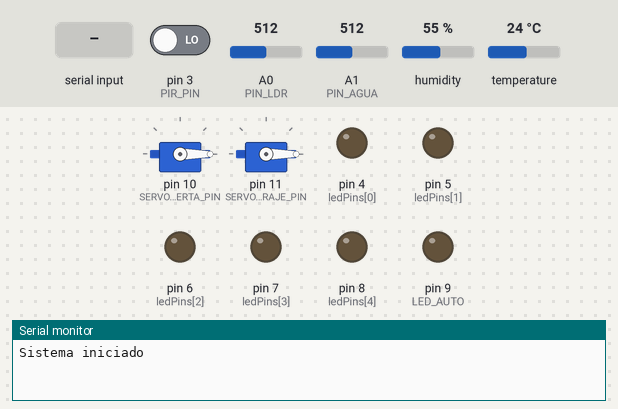
Recording of a sketch running on a simulated Arduino Mega 2560, built with avr-gcc and run on an emulated ATmega2560. Parts: 2 × servo, output pins drawn as LEDs (lit = HIGH), the last lines printed to the serial monitor. The test bench sets the inputs (shaded band); at power-on: A0 (PIN_LDR) = 512, pin 3 (PIR_PIN) LOW, A1 (PIN_AGUA) = 512, humidity 55 %, temperature 24 °C.

Above: at 1.2 s.
1.3 s: A0 (PIN_LDR) set to 376
3.5 s: A0 (PIN_LDR) set to 346
At 4.7 s:
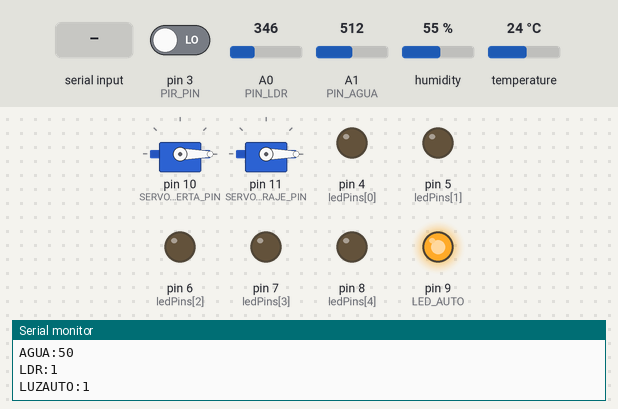
5.5 s: "L,3,1\n" received over the second serial link
At 5.8 s:
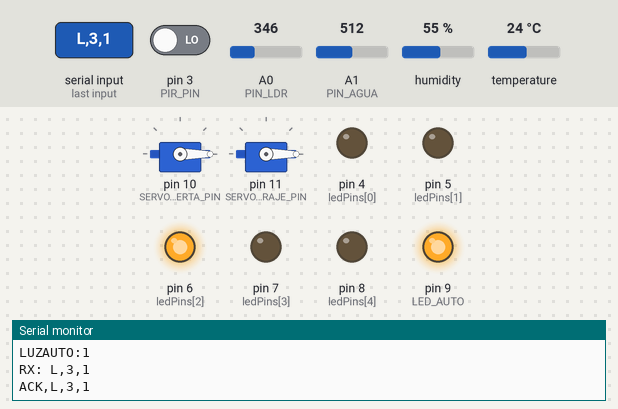
7.0 s: "AUTO,\n" received over the second serial link
At 7.4 s:
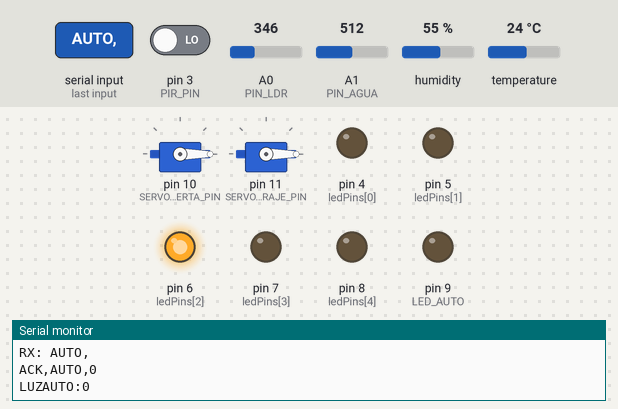
11.5 s: pin 3 (PIR_PIN) driven HIGH
At 12.8 s:
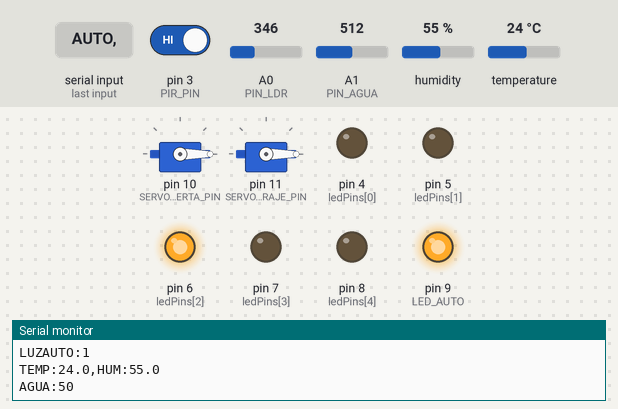
Timing chart, 0 to 14.0 s (numbered marks = the images above; inputs shaded):
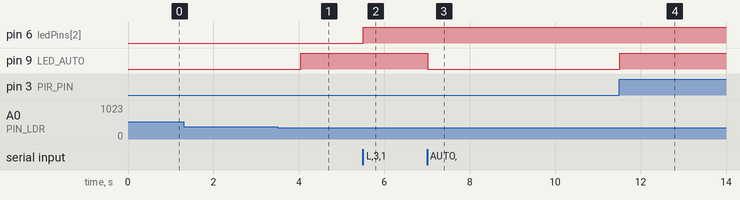

Measured:
- the behaviour switches between 360 and 359 on A0 (PIN_LDR) (found by bisection; images 0 and 1)
- after the input at 3.5 s, pin 9 (LED_AUTO): LOW → HIGH after 0.54 s
- after the input at 5.5 s, pin 6 (ledPins[2]): LOW → HIGH at once
- after the input at 7.0 s, pin 9 (LED_AUTO): HIGH → LOW at once
- after the input at 11.5 s, pin 9 (LED_AUTO): LOW → HIGH at once

The sketch:

casa_domotica.ino
```cpp
/*
 * casa_domotica.ino  -  Firmware COMPLETO de la casa domotica.
 *
 * Arduino MEGA 2560 + HC-05/06 (Serial1) + DHT22 + PIR + nivel de agua +
 * LDR + 5 LEDs manuales + 1 LED automatico + 2 servos (puerta y garaje).
 *
 * ---------------------------------------------------------------------------
 * PROTOCOLO
 * ---------------------------------------------------------------------------
 * App -> Arduino (cada comando termina en '\n'):
 *   L,<n>,<0|1>      LED manual n (1..5). Ej: "L,3,1" enciende el LED 3.
 *   P,<p>,<0|1>      Servo p (1=puerta principal, 2=garaje). 1=abrir, 0=cerrar.
 *   AUTO,<0|1>       Activa (1) / desactiva (0) el modo automatico del LDR.
 *   PING             El Arduino responde "PONG" (prueba de enlace).
 *
 * Arduino -> App (una linea por mensaje):
 *   TEMP:28.5,HUM:44.4     Telemetria DHT22 (cada 2 s).
 *   AGUA:72                Nivel de agua en % (cada 2 s).
 *   AGUA_ALERTA:1 / :0     Cruce del umbral de desbordamiento.
 *   PIR:1 / :0             Movimiento detectado / ceso.
 *   LDR:1 / :0             Poca luz (1) / luz suficiente (0).
 *   LUZAUTO:1 / :0         Estado del LED automatico del ultimo piso.
 *   ACK,L,3,1              Confirmacion de un comando aplicado.
 *
 * ---------------------------------------------------------------------------
 * CONEXIONES (ver tambien docs/CONEXIONES.md)
 * ---------------------------------------------------------------------------
 *   HC-05  TXD -> MEGA RX1 (pin 19)   [directo]
 *   HC-05  RXD -> MEGA TX1 (pin 18)   [con divisor 1k/2k -> 3.3V]
 *   HC-05  VCC -> 5V        GND -> GND
 *
 *   DHT22  DATA -> pin 2  (resistencia 10k entre DATA y VCC)
 *   PIR    OUT  -> pin 3
 *   LDR    -> divisor con 10k a A0  (LDR entre 5V y A0, 10k entre A0 y GND)
 *   NIVEL AGUA (señal) -> A1
 *
 *   LEDs manuales (cada uno con resistencia 220 ohm a GND):
 *     LED1 -> pin 4    LED2 -> pin 5    LED3 -> pin 6
 *     LED4 -> pin 7    LED5 -> pin 8
 *   LED automatico (ultimo piso) -> pin 9   (220 ohm a GND)
 *
 *   Servo puerta principal -> señal pin 10   (VCC 5V externo recomendado)
 *   Servo garaje           -> señal pin 11   (VCC 5V externo recomendado)
 *     IMPORTANTE: alimenta los servos con fuente 5V aparte y une los GND.
 * ---------------------------------------------------------------------------
 */

#include <DHT.h>
#include <Servo.h>

// ----------------- Pines -----------------
#define DHTPIN      2
#define DHTTYPE     DHT22
#define PIR_PIN     3
#define PIN_LDR     A0
#define PIN_AGUA    A1
#define LED_AUTO    9
#define SERVO_PUERTA_PIN 10
#define SERVO_GARAJE_PIN 11

const uint8_t ledPins[5] = {4, 5, 6, 7, 8};  // LED1..LED5 manuales

// ----------------- Umbrales -----------------
const int LDR_UMBRAL     = 400;   // < este valor analogico = poca luz (ajustable)
const int AGUA_LLENO     = 80;    // % a partir del cual se considera "lleno"
const int AGUA_DESBORDE  = 95;    // % que dispara la alerta de desbordamiento

// ----------------- Objetos -----------------
DHT dht(DHTPIN, DHTTYPE);
Servo servoPuerta;
Servo servoGaraje;

// ----------------- Estado -----------------
unsigned long tLast = 0;
const unsigned long INTERVALO = 2000;   // telemetria cada 2 s

bool modoAuto     = true;    // modo automatico del LDR activo al arrancar
bool pirPrev      = false;
bool ldrPrev      = false;
bool aguaAlertaPrev = false;
bool luzAutoPrev  = false;

void setup() {
  // LEDs
  for (uint8_t i = 0; i < 5; i++) {
    pinMode(ledPins[i], OUTPUT);
    digitalWrite(ledPins[i], LOW);
  }
  pinMode(LED_AUTO, OUTPUT);
  digitalWrite(LED_AUTO, LOW);

  // PIR
  pinMode(PIR_PIN, INPUT);

  // Servos (posicion cerrada al inicio)
  servoPuerta.attach(SERVO_PUERTA_PIN);
  servoGaraje.attach(SERVO_GARAJE_PIN);
  servoPuerta.write(0);
  servoGaraje.write(0);

  Serial.begin(9600);
  Serial1.begin(9600);

  dht.begin();

  Serial.println(F("Sistema iniciado"));
}

void loop() {
  // 1) Comandos entrantes
  if (Serial1.available()) {
    String linea = Serial1.readStringUntil('\n');
    linea.trim();
    if (linea.length() > 0) {
      Serial.print(F("RX: "));
      Serial.println(linea);
      procesarComando(linea);
    }
  }

  // 2) Eventos instantaneos (PIR) se revisan en cada vuelta
  revisarPIR();

  // 3) Telemetria periodica
  if (millis() - tLast >= INTERVALO) {
    tLast = millis();
    enviarDHT();
    revisarAgua();
    revisarLDR();
  }
}

// ===========================================================================
//  COMANDOS
// ===========================================================================
void procesarComando(const String &cmd) {
  // L,<n>,<estado>
  if (cmd.startsWith("L,")) {
    int c1 = cmd.indexOf(',');
    int c2 = cmd.indexOf(',', c1 + 1);
    if (c2 > 0) {
      int n = cmd.substring(c1 + 1, c2).toInt();      // 1..5
      int estado = cmd.substring(c2 + 1).toInt();     // 0/1
      if (n >= 1 && n <= 5) {
        digitalWrite(ledPins[n - 1], estado ? HIGH : LOW);
        enviarLinea("ACK,L," + String(n) + "," + String(estado));
      }
    }
    return;
  }

  // P,<puerta>,<estado>
  if (cmd.startsWith("P,")) {
    int c1 = cmd.indexOf(',');
    int c2 = cmd.indexOf(',', c1 + 1);
    if (c2 > 0) {
      int p = cmd.substring(c1 + 1, c2).toInt();      // 1=puerta 2=garaje
      int estado = cmd.substring(c2 + 1).toInt();     // 1=abrir 0=cerrar
      int angulo = estado ? 90 : 0;
      if (p == 1) servoPuerta.write(angulo);
      else if (p == 2) servoGaraje.write(angulo);
      enviarLinea("ACK,P," + String(p) + "," + String(estado));
    }
    return;
  }

  // AUTO,<0|1>
  if (cmd.startsWith("AUTO,")) {
    modoAuto = cmd.substring(5).toInt() == 1;
    enviarLinea("ACK,AUTO," + String(modoAuto ? 1 : 0));
    if (!modoAuto) {               // al apagar el modo auto, apaga su LED
      digitalWrite(LED_AUTO, LOW);
      luzAutoPrev = false;
      enviarLinea("LUZAUTO:0");
    }
    return;
  }

  if (cmd == "PING") {
    enviarLinea("PONG");
    return;
  }

  Serial.print(F("Comando desconocido: "));
  Serial.println(cmd);
}

// ===========================================================================
//  SENSORES
// ===========================================================================
void enviarDHT() {
  float h = dht.readHumidity();
  float t = dht.readTemperature();
  if (isnan(h) || isnan(t)) {
    Serial.println(F("ERROR_DHT"));
    enviarLinea("DHT_ERR:1");
    return;
  }
  // Rechazar lecturas imposibles en ambiente (sensor mal conectado o sin
  // pull-up suele devolver un valor fijo tipo 82.4 C / 10% ). Un DHT22 real
  // mide -40..80 C; en una casa jamas pasa de ~45 C. Si sale fuera de rango
  // NO lo mandamos como dato bueno: avisamos error en su lugar.
  if (t < -10 || t > 60 || h < 1 || h > 100) {
    Serial.print(F("DHT lectura sospechosa descartada: "));
    Serial.print(t); Serial.print(F(" C  ")); Serial.print(h); Serial.println(F(" %"));
    enviarLinea("DHT_ERR:1");
    return;
  }
  enviarLinea("TEMP:" + String(t, 1) + ",HUM:" + String(h, 1));
}

void revisarAgua() {
  int bruto = analogRead(PIN_AGUA);        // 0..1023
  int pct = map(bruto, 0, 1023, 0, 100);
  pct = constrain(pct, 0, 100);
  enviarLinea("AGUA:" + String(pct));

  bool alerta = pct >= AGUA_DESBORDE;
  if (alerta != aguaAlertaPrev) {
    aguaAlertaPrev = alerta;
    enviarLinea("AGUA_ALERTA:" + String(alerta ? 1 : 0));
  }
}

void revisarLDR() {
  int luz = analogRead(PIN_LDR);           // menor = mas oscuro

  // Prioridad "apagar en el punto medio" + histeresis para no parpadear:
  //   - ENCENDER solo si esta claramente oscuro:  luz < (UMBRAL - MARGEN)
  //   - APAGAR en cuanto hay algo de luz:          luz >= UMBRAL
  //   - En la zona media [UMBRAL-MARGEN, UMBRAL) se mantiene el estado
  //     anterior; y si venia apagado, se queda apagado (gana apagar).
  const int MARGEN = 40;
  bool pocaLuz;
  if (luz < (LDR_UMBRAL - MARGEN)) pocaLuz = true;        // claramente oscuro
  else if (luz >= LDR_UMBRAL)      pocaLuz = false;       // hay luz -> apagar
  else                             pocaLuz = ldrPrev;     // zona media: mantener

  if (pocaLuz != ldrPrev) {
    ldrPrev = pocaLuz;
    enviarLinea("LDR:" + String(pocaLuz ? 1 : 0));
  }

  // Modo automatico: el LDR solo gobierna el LED aislado del ultimo piso,
  // NUNCA los 5 LEDs manuales (asi no pelea con los botones de la app).
  if (modoAuto) {
    bool encender = pocaLuz;
    if (encender != luzAutoPrev) {
      luzAutoPrev = encender;
      digitalWrite(LED_AUTO, encender ? HIGH : LOW);
      enviarLinea("LUZAUTO:" + String(encender ? 1 : 0));
    }
  }
}

void revisarPIR() {
  bool mov = digitalRead(PIR_PIN) == HIGH;
  if (mov != pirPrev) {
    pirPrev = mov;
    enviarLinea("PIR:" + String(mov ? 1 : 0));
    // El movimiento tambien enciende el LED automatico brevemente como aviso.
    if (mov) {
      digitalWrite(LED_AUTO, HIGH);
      enviarLinea("LUZAUTO:1");
      luzAutoPrev = true;
    }
  }
}

// ===========================================================================
//  SALIDA (envia por Bluetooth y por el monitor serie)
// ===========================================================================
void enviarLinea(const String &s) {
  // Al Bluetooth: anteponemos un '*' SACRIFICABLE y cerramos con '\n'.
  // El HC-05 suele comerse el PRIMER byte de cada trama tras un instante
  // de inactividad (por eso llegaba "gua:" en vez de "AGUA:"). Con el '*'
  // delante, lo que se pierde es el '*' y el mensaje real llega intacto.
  Serial1.print('*');
  Serial1.print(s);
  Serial1.print('\n');
  Serial1.flush();

  // Al monitor serie: println normal, para leerlo comodo.
  Serial.println(s);
}
```
